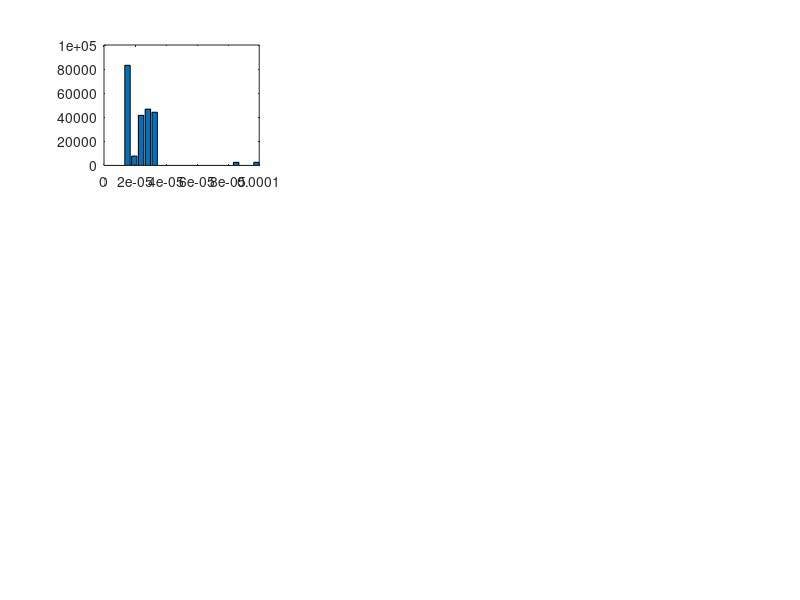

This chart was generated by the following MATLAB code: (Note: this script raises an error after producing the figure.)
clear all;
close all;
%initcourse TSRT14;
addpath sigsys/classes/
addpath sigsys/data/
addpath sigsys/mfiles/
load tphat_calibrate

% Velocity of sound:
v = 34385;
sensors_good =   [80 0; 
                  122 36;
                  100 99;
                  35 99;
                  0 72;
                  0 30;
                  30 0];
sensors_bad =    [0 97; 
                  0 85;
                  0 74;
                  0 56;
                  0 34;
                  0 17;
                  0 0];

clc;
%% 1. 

m = mean(tphat, 2);
e = tphat - m(:,ones(1,7));

bias = mean(e);
variance = var(e);

for i = 1:7
    subplot(3,3,i);
    [N, l ] = hist(e(:,i) ,20);
    Wb = l(2) - l(1); % Bin width
    Ny = length(e ); % Nr of samples
    bar(l , N /( Ny * Wb ));
    
    hold on;
    pe = ndist(bias(i), variance(i));
    plot(pe)
end
%pdf_print('calibration')
%% 2. & 3.

% Calculate pe for all tdoa differences
count = 1;
for i = 1:7
    for j = (i+1):7
        variance2(count) = variance(i) + variance(j);
        count = count+1;
    end
end

pe1 = ndist(zeros(7,1),diag(variance));
pe2 = ndist(zeros(21,1), diag(variance2));

%% Create SENSORMOD object with tdoa1
sensors1 = sensormod('h_tdoa1',[3 0 7 22]);
sensors1.P = zeros(22,22);
sensors1.x0 = [67 52 0];
sensors1.pe = pe1;

% Create SENSORMOD object with tdoa2
sensors2 = sensormod('h_tdoa2',[2 0 21 22]);
sensors2.P = zeros(22,22);
sensors2.x0 = [67 52];
sensors2.pe = pe2;

%% Good configuration
goodconf;

% Plot
figure(2); clf;
%subplot(211);
plot(sensors1, 'thind', [1 2 3 4 5 6 7 8 9 10 11 12 13 14])
axis([-2 125 -2 100]);
xlabel('x [cm]');
ylabel('y [cm]');
title('Sensor setup - Good configuration');

% Plot
% figure(2)
% subplot(212);
% plot(sensors2, 'thind', [1 2 3 4 5 6 7 8 9 10 11 12 13 14])

%% Bad configuration
badconf;

% Plot
figure(3); clf;
%subplot(211);
plot(sensors1, 'thind', [1 2 3 4 5 6 7 8 9 10 11 12 13 14])
axis([-2 125 -2 100]);
xlabel('x [cm]');
ylabel('y [cm]');
title('Sensor setup - Bad configuration');

% Plot
% figure(2)
% subplot(212);
% plot(sensors2, 'thind', [1 2 3 4 5 6 7 8 9 10 11 12 13 14])
%pdf_print('badconf')
%% 4. 
% a) for TDOA measurements using pairwise differences
% Calculate NLS loss function in a grid
%% Good configuration 
goodconf;
figure(3)
for sample = 1
    % Calculate y
    k = 1;
    for i = 1:7
        for j = (i+1):7
            y(k,1) = tphat(sample,i) - bias(i) - tphat(sample,j) + bias(j);
            k = k+1;
        end
    end
    
    % Calculate V
    for x_ = 1:150
        for y_ = 1:100
            d = y - h_tdoa2(0,[x_ y_]', 0, sensors2.th);
            V(y_,x_) = d'*inv(diag(variance2))*d;
        end
    end
    
    subplot(2,1,1);
    contour(V);
    hold on;
    plot(sensors2, 'thind', [1 2 3 4 5 6 7 8 9 10 11 12 13 14])
    axis([-2 125 -2 100]);
    xlabel('x [cm]');
    ylabel('y [cm]');
    title('NLS loss function for two sensor configurations')
end

% Bad configuration
badconf; 

for sample = 1
    % Calculate y
    k = 1;
    for i = 1:7
        for j = (i+1):7
            y(k,1) = tphat(sample,i)-tphat(sample,j);
            k = k+1;
        end
    end
    
    % Calculate V
    for x_ = 1:150
        for y_ = 1:100
            d = y - h_tdoa2(0,[x_ y_]', 0, sensors2.th);
            V(y_,x_) = d'*inv(diag(variance2))*d;
        end
    end
    
    subplot(2,1,2);
    contour(V);
    hold on;
    plot(sensors2, 'thind', [1 2 3 4 5 6 7 8 9 10 11 12 13 14]);
    axis([-2 125 -2 100]);
    xlabel('x [cm]');
    ylabel('y [cm]');
end

%% 5. b) Localization: Gauss-Newton
%Calculate measurement y
goodconf;
x = [];

y = 0;

sensors1.x0 = [67 52 50];

for sample = 1:88
    y = tphat(sample,:); % - bias(i);
    yv = sig(y,2);
    [shat res] = estimate(sensors1,yv,'thmask', zeros(22,1), 'alg', 'gn');
    xhat = sig(shat);
    x = [x; xhat.x];
end

figure(4)
plot(x(:,1),x(:,2), '*');

%% 5. d) Localization: TDOA Differences to eliminate r0
goodconf;

sm = exsensor('tdoa2', 7, 1, 2);
sm.th = reshape(sensors_good',14,1);
sm.x0 = [67 52]';
sm.pe = pe2;

figure(7)

x = [0 0];

for sample = 1:1:81

    k = 1;
    for i = 1:7
        for j = (i+1):7
            y(k,1) = (tphat(sample,i)-tphat(sample,j))*v;
            k = k+1;
        end
    end

    y_sig = sig(y');
    %y_sig = simulate(sm,1)
    [xhat, shat] = wls(sm, y_sig);
    %xhat = sig(shat)
    xplot2(xhat)
    hold on
    
    x(sample, :) = xhat.x;
end

%% 6. Tracking: Two motion models, EKF.
T = 0.5;

ydata = x;

% Constant velocity model
cvmodel = exlti('cv2d');
cvmodel.R = 400*cvmodel.R;
cvnl = nl(cvmodel);

yv = sig(ydata,1/T);
xhatv = ekf(cvnl,yv,'R',8);

figure(8)
xplot2(xhatv,'conf',90);
hold on;
plot(ydata(:,1),ydata(:,2),'*r')

%% Coordinated turn model

mm2 = exmotion('ctcv2d');
mm2.x0 = [0.67; 0.52; 0.05; 0; 0];

sm1 = exsensor('gps2d');
mm2 = addsensor(mm2, sm1);
mm2.px0 = 0.01*diag([1 1 1 1 1]);
mm2.pe = ndist([0 0]', 0.003*eye(2));

y = x/100;

xhata = ekf(mm2,sig(y, 2));

figure(9)
clf
xplot2(xhata,'conf',90);
hold on;
plot(x(:,1),x(:,2),'*r')

%% 6. b)

% Create SENSORMOD object with tdoa2
sensors2 = sensormod('h_tdoa2_simple',[2 0 6 22]);
sensors2.P = zeros(22,22);
sensors2.x0 = [67 52];

%% 6. b) Particle filter

% Calculate pe for tdoa differences
i = 1;
variance2 = zeros(1,6);
for j = (i+1):7
    variance2(j-1) = variance(i) + variance(j);
end
sensors2.pe = ndist(zeros(6,1), diag(variance2));

goodconf;

x = [0 0];
y = [];
clf;
figure(8)
for sample = 1:1:80
    k = 1;
    i = 1;
    for j = (i+1):7
        y(k) = (tphat(sample,i)-tphat(sample,j));
        k = k+1;
    end

    y_sig = sig(y);
    [xhat, shat] = wls(sensors2, y_sig);
    xplot2(xhat)
    hold on
    
    x(sample, :) = xhat.x;
end

% Use particle filter
cvmodel = exlti('cv2d');
%cvmodel.R = 30*cvmodel.R;
cvnl = nl(cvmodel);

zhat = pf(cvnl, sig(x), 'Np', 50000);
figure(9)
xplot2(zhat);
